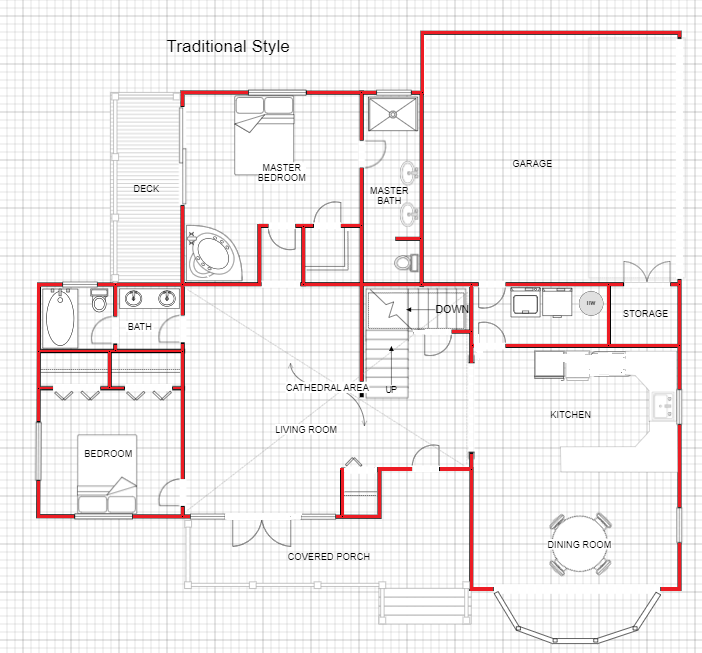
#> input picture FloorPlan/Testing/Images/House1.PNG, 702 x 653 px, found by its file name
$ python Array.py
#> lines starting #> are read from the running program, lines starting #| are printed output that depends on the picture
import numpy as np
import cv2
import matplotlib.pyplot as plt

# [18 lines of commented-out code are left out]

from PIL import Image

from PIL import ImageColor

#def find_rgb(imagename, r_query):
img = Image.open('House1.PNG')
#> img is the input picture: PIL image 702x653 RGBA; mean R, G, B, A 242.3, 237.8, 238, 255
img = img.convert("RGB")
#> img: PIL image 702x653 RGB
#img = img.resize((600,600))
arrayx = open('line_xcoords.txt', 'a+')
arrayx.truncate(0)
w, h = img.width-1, img.height-1
#> w = 701; h = 652
img1 = ImageColor.getrgb("yellow")
d = img.getdata()
new_image = []
for item in d:
    #print(item[0], item[1], item[2])
    if item[0] in list(range(238, 256)) or item[1] not in list(range(0, 30)) or item[2] not in list(range(30,50)): # only leave red
        new_image.append((255, 255, 255))
    else:
        new_image.append(item)
#> this loop made 458406 passes
#> item on passes 1 to 3: (242, 242, 242), (242, 242, 242), (242, 242, 242)
#> after the loop, new_image = 458406 items

found = 1
img.putdata(new_image)
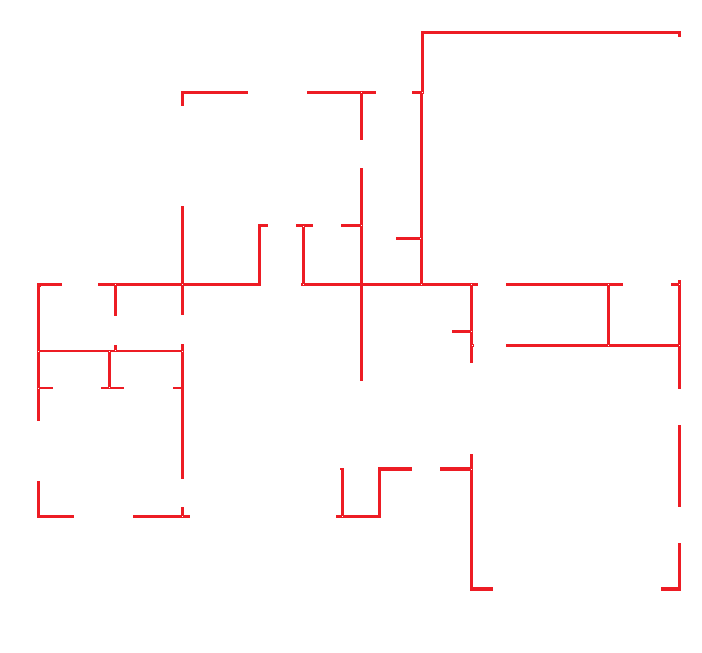
#> img: PIL image 702x653 RGB; mean R, G, B 254.6, 250.1, 250.3
for x in reversed(range(w)):
    for y in reversed(range(h)):
        if img.getpixel((x,y)) == (237, 28, 36) and found == 1:
            p = img.getpixel((x,y))
            found = 0
            #print(img.getpixel((x, y)))
        if img.getpixel((x, y+1)) != (237, 28, 36) and found == 0:
            #if img.getpixel((x,y+1)) != (237,28,36) and img.getpixel((x,y-4)) != (237,28,36): Find between lines
            if img.getpixel((x,y+2)) != (237,28,36) and img.getpixel((x,y-4)) != (237,28,36):
                print('true')
                img.putpixel((x, y-1), (0, 255, 0))
           # img.putpixel((x, y), (0, 255, 0))
            print(y)
            found = 1
        if img.getpixel((x, y +1)) == (255, 255, 255) and found == 0:
            img.putpixel((x, y-1), (0, 0, 255))
#> after the loop, found = 1; p = (237, 28, 36)

# [10 lines of commented-out code are left out]

plt.imshow(img)
plt.show()
